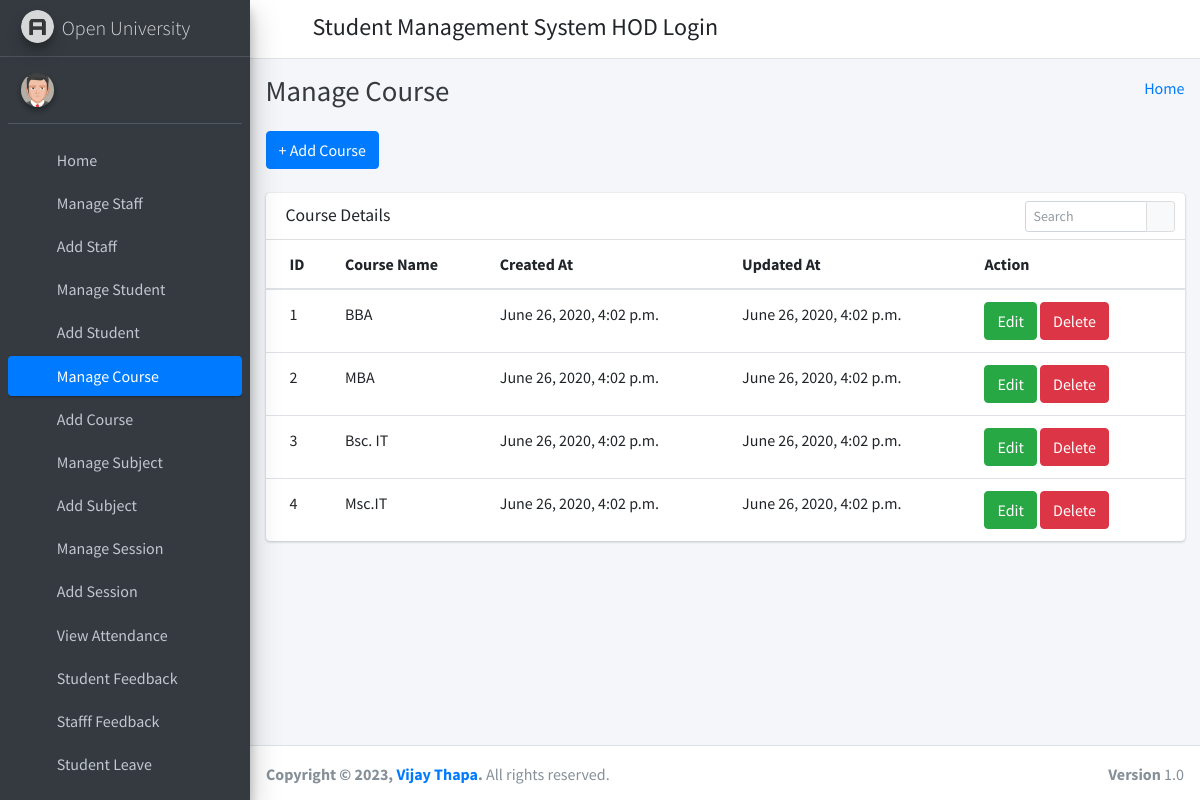
/manage_course/ (signed in), run on the app's committed database.
### student_management_app/models.py (models this page shows)
class Courses(models.Model):
    id = models.AutoField(primary_key=True)
    course_name = models.CharField(max_length=255)
    created_at = models.DateTimeField(auto_now_add=True)
    updated_at = models.DateTimeField(auto_now=True)
    objects = models.Manager()

### student_management_app/HodViews.py (the view)
# urls.py: path('manage_course/', HodViews.manage_course, name="manage_course"),
def manage_course(request):
    courses = Courses.objects.all()
    context = {
        "courses": courses
    }
    return render(request, 'hod_template/manage_course_template.html', context)

### student_management_app/LoginCheckMiddleWare.py (called while the page is built, shortened)
    def process_view(self, request, view_func, view_args, view_kwargs):
        modulename = view_func.__module__
        user = request.user
        if user.is_authenticated:
            if user.user_type == "1":
                if modulename == "student_management_app.HodViews":
                    pass
                elif modulename == "student_management_app.views" or modulename == "django.views.static":
                    pass
                else:
                    return redirect("admin_home")
            else:
                return redirect("login")
        else:
            if request.path == reverse("login") or request.path == reverse("doLogin"):
                pass
            else:
                return redirect("login")

### student_management_app/templates/hod_template/manage_course_template.html (shortened to what this page needs)
{% extends 'hod_template/base_template.html' %}
{% block page_title %}
    Manage Course
{% endblock page_title %}
{% block main_content %}
{% load static %}
<section class="content">
        <div class="container-fluid">
            <a class="btn btn-primary" href="{% url 'add_course' %}" role="button">+ Add Course</a> <br/>&nbsp;
            <div class="row">
                <div class="col-md-12">
                    <div class="card">
                        <div class="card-header">
                            <h3 class="card-title">Course Details</h3>
                            <div class="card-tools">
                            <div class="input-group input-group-sm" style="width: 150px;">
                                <input type="text" name="table_search" class="form-control float-right" placeholder="Search">
                                <div class="input-group-append">
                                <button type="submit" class="btn btn-default"><i class="fas fa-search"></i></button>
                                </div>
                            </div>
                            </div>
                        </div>
                        <div class="card-body table-responsive p-0">
                            <table class="table table-hover text-nowrap">
                            <thead>
                                <tr>
                                <th>ID</th>
                                <th>Course Name</th>
                                <th>Created At</th>
                                <th>Updated At</th>
                                <th>Action</th>
                                </tr>
                            </thead>
                            <tbody>
                                {% for course in courses %}
                                <tr>
                                <td>{{ course.id }}</td>
                                <td>{{ course.course_name }}</td>
                                <td>{{ course.created_at }}</td>
                                <td>{{ course.updated_at }}</td>
                                <td>
                                    <a href="{% url 'edit_course' course.id %}" class="btn btn-success">Edit</a>
                                    <a href="{% url 'delete_course' course.id %}" class="btn btn-danger">Delete</a>
                                </td>
                                </tr>
                                {% endfor %}
                            </tbody>
                            </table>
                        </div>
                        </div>
                </div>
            </div>
        </div>
      </section>
  {% endblock main_content %}

### data on the page
Courses: id "1", course_name "BBA", created_at "June 26, 2020, 4:02 p.m.", updated_at "June 26, 2020, 4:02 p.m."
Courses: id "2", course_name "MBA", created_at "June 26, 2020, 4:02 p.m.", updated_at "June 26, 2020, 4:02 p.m."
Courses: id "3", course_name "Bsc. IT", created_at "June 26, 2020, 4:02 p.m.", updated_at "June 26, 2020, 4:02 p.m."
Courses: id "4", course_name "Msc.IT", created_at "June 26, 2020, 4:02 p.m.", updated_at "June 26, 2020, 4:02 p.m."
